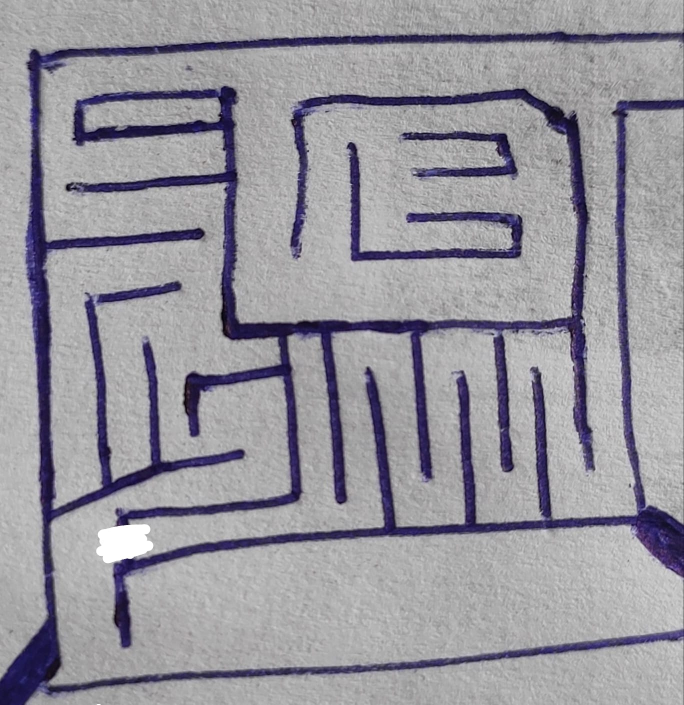
#> input picture images/maze4.jpeg, 1367 x 1409 px, found by its file name (shown at 1/2 size)
$ jupyter execute maze_solve_1.ipynb
#> lines starting #> are read from the running program, lines starting #| are printed output that depends on the picture; after the words box and inside, x2 and y2 are one past the last pixel; in counts of white or black regions, pixels touching at a corner belong together
## Imports and utility functions

[cell 1]
import cv2
import matplotlib.pyplot as plt
import numpy as np
import tkinter as tk
from tkinter import BOTH, RIGHT
from collections import deque
import time

[cell 2]
# Interface to show image files
# [7 lines left out: function imshow2, not called in this run]

def plt_imshow2(img, title=""):

    ax = plt.gca()
    ax.axes.xaxis.set_visible(False)
    ax.axes.yaxis.set_visible(False)
    plt.imshow(cv2.cvtColor(img, cv2.COLOR_BGR2RGB))
    if title != "" :
        plt.title(title)
    ax = plt.gca()
    ax.axes.xaxis.set_visible(False)
    plt.show()

## Import Image

[cell 3]
img_name = "maze4.jpeg"
img = cv2.imread(img_name)
#> img is the input picture: shape (1409, 1367, 3); mean B, G, R 157.2, 149.4, 151.1

plt_imshow2(img)

## Cleanup 1

[cell 4]
img_size = (400,500)

gblur_kernel = (9,9)
gblur_alpha = 0.5

thresh = 150

[cell 5]
img = cv2.resize(img, img_size)
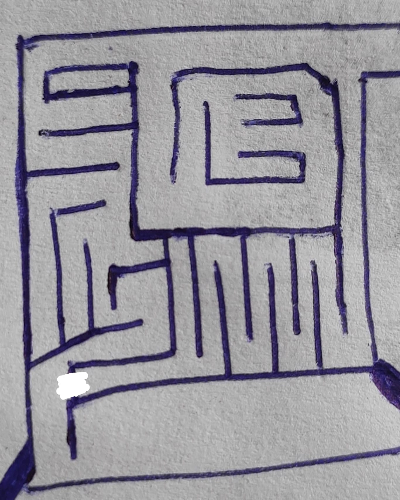
#> img: shape (500, 400, 3); mean B, G, R 157.1, 149.3, 151
img = cv2.cvtColor(img, cv2.COLOR_BGR2GRAY)
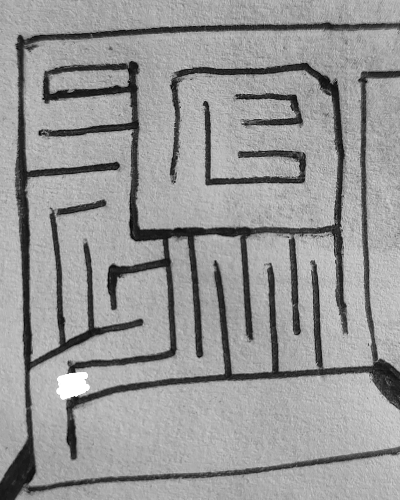
#> img: shape (500, 400); min 3, max 255, mean 150.7
plt.imshow(img, cmap="gray")

[cell 6]
# blur
img = cv2.GaussianBlur(img, gblur_kernel, gblur_alpha)
plt_imshow2(img)

[cell 7]
# generate image histogram
hist = np.histogram(img.flatten())
#> hist = ([8698, 15371, 5695, 4254, 4384, 16753, 124187, 19964, 28, 666], [14, 38.1, 62.2, 86.3, 110.4, 134.5, 158.6, 182.7, 206.8, 230.9, 255])
fig, ax = plt.subplots(ncols=2, figsize=(10,5))

ax[0].hist(img.flatten())
ax[1].imshow(img, cmap="gray")
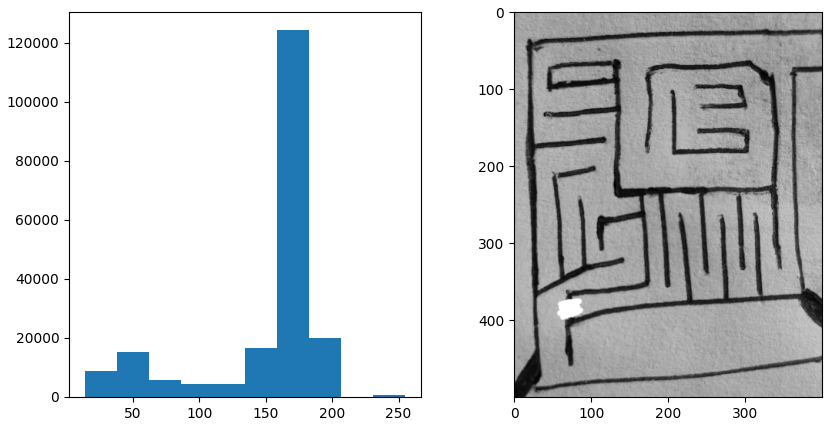
#> figure drawn by matplotlib, 2 panels; panel 1: tallest bar 124187 high, from x = 158.6 to 182.7

[cell 8]
def show_threshhold(img, thresh) :
    img2 = img > thresh
    plt.imshow(img2, cmap='gray')
    return img2

## Binarize

[cell 9]
bin_img = show_threshhold(img, thresh)
#> in show_threshhold, `img2 = img > thresh`:
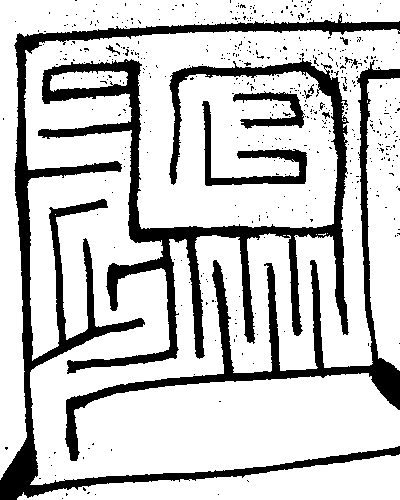
#> img2: shape (500, 400) bool; 77.9% white; 496 black regions (484 under 20 px), largest, box (x1, y1, x2, y2) and area: (38, 58, 349, 374) 16220, (0, 13, 400, 500) 14828, (65, 60, 400, 461) 8790

[cell 10]
print(bin_img.shape)
#| (500, 400)
print(bin_img)
#> (printed output is left out)

[cell 11]
def export(bin_img) :
    file = open("out.txt", "w")
    row, col = bin_img.shape

    file.write(str(row) + " " + str(col) + "\n")

    for i in bin_img :
        for j in i :
            if j :
                file.write("1 ")
            else :
                file.write("0 ")
        file.write("\n")
export(bin_img)

## Put Maze in GUI Window

[cell 12]
class CellManager :
    def __init__(self, nrow, ncol):
        self.padding = 5
        self.spacing = 0
        self.startx = 0 + self.padding
        self.starty = 0 + self.padding

        self.endx = -1
        self.endy = -1

        self.nrow = nrow
        self.ncol = ncol

        self.cellw = -1
        self.cellh = -1

    def set_dimensions(self, mainw, mainh):
        self.endx = mainw - self.padding
        self.endy = mainh - self.padding

        self.cellw = (self.endx - self.startx - self.ncol*self.spacing) // self.ncol
        self.cellh = (self.endy - self.starty - self.nrow*self.spacing) // self.nrow

    def get_cell_coords(self, r, c):
        stx = self.startx + c*(self.cellw + self.spacing)
        sty = self.starty + r*(self.cellh + self.spacing)
        endx = stx + self.cellw
        endy = sty + self.cellh

        return stx, sty, endx, endy

    def fill(self, canvas, r, c, color='#00ff00'):
        a,b,c,d = self.get_cell_coords(r,c)
        canvas.create_rectangle(a,b,c,d,fill=color, outline='')

[cell 13]
nrow = bin_img.shape[0]
#> nrow = 500
ncol = bin_img.shape[1]
#> ncol = 400
WIN_WIDTH = 1200
WIN_HIEGHT = 900

wall_color = '#111111'
path_color = '#eeeeee'
visited_color = '#99dd88'
best_path_color = 'red'

root = tk.Tk()

canvas = tk.Canvas(root, height=WIN_HIEGHT, width=WIN_WIDTH, bg = 'gray')

canvas.pack(fill=BOTH)
cm = CellManager(nrow, ncol)
cm.set_dimensions(WIN_WIDTH, WIN_HIEGHT)

for i in range(0, nrow):
    for j in range(0, ncol):
        if bin_img[i][j] :
            # True => walkable
            cm.fill(canvas, i, j, path_color)
        else :
            cm.fill(canvas, i, j, wall_color)

$ run again, with images/maze1.jpg copied over images/maze4.jpeg
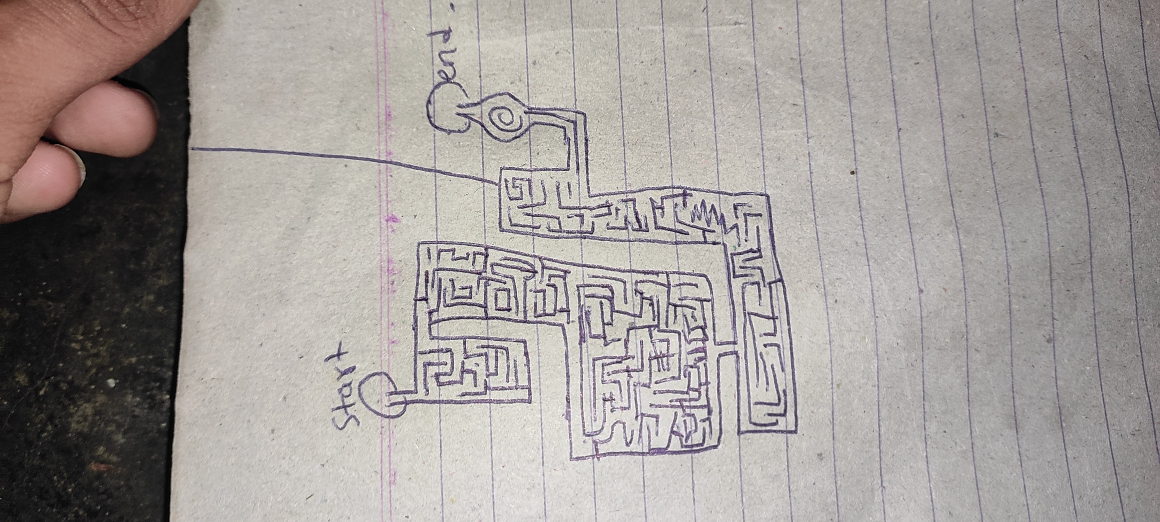
#> input picture images/maze1.jpg, 4640 x 2088 px, found by its file name (shown at 1/4 size)
#> img is the input picture: shape (2088, 4640, 3); mean B, G, R 152.7, 155.8, 161.8
#> `img = cv2.cvtColor(img, cv2.COLOR_BGR2GRAY)`:
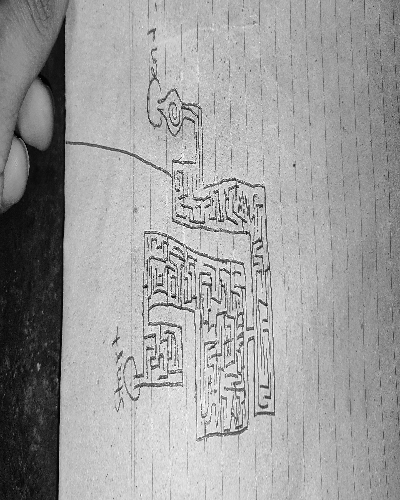
#> img: shape (500, 400); min 1, max 255, mean 157.1
#> hist = ([10534, 10627, 1912, 3468, 8583, 23761, 31577, 66312, 39702, 3524], [2, 26.2, 50.4, 74.6, 98.8, 123, 147.2, 171.4, 195.6, 219.8, 244])
#> in show_threshhold, `img2 = img > thresh`:
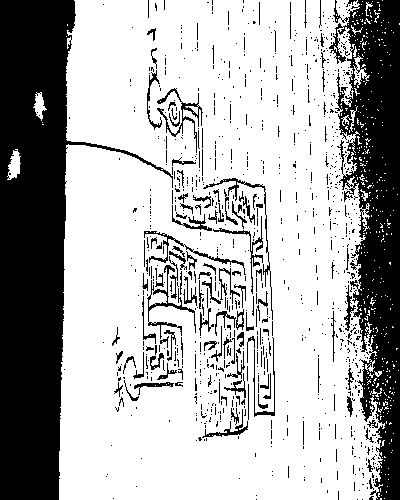
#> img2: shape (500, 400) bool; 68.7% white; 999 black regions (881 under 20 px), largest, box (x1, y1, x2, y2) and area: (0, 0, 173, 500) 32133, (329, 0, 400, 500) 19184, (147, 265, 196, 339) 499
#| (500, 400)
#> (printed output is left out)
